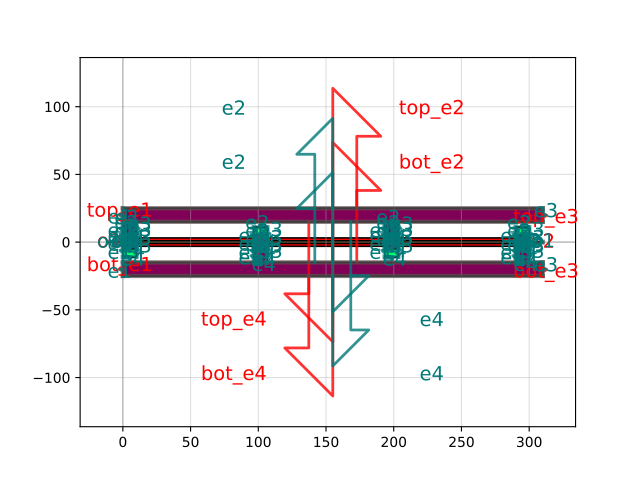

Recreate this plot in Python.
import gdsfactory as gf

c = gf.components.straight_heater_doped_rib(length=320.0, nsections=3, contact_metal_size=(10.0, 10.0), contact_size=(10.0, 10.0), with_taper1=True, with_taper2=True, heater_width=2.0, heater_gap=0.8, contact_gap=0.0, width=0.5, with_top_contact=True, with_bot_contact=True)
c.plot()
